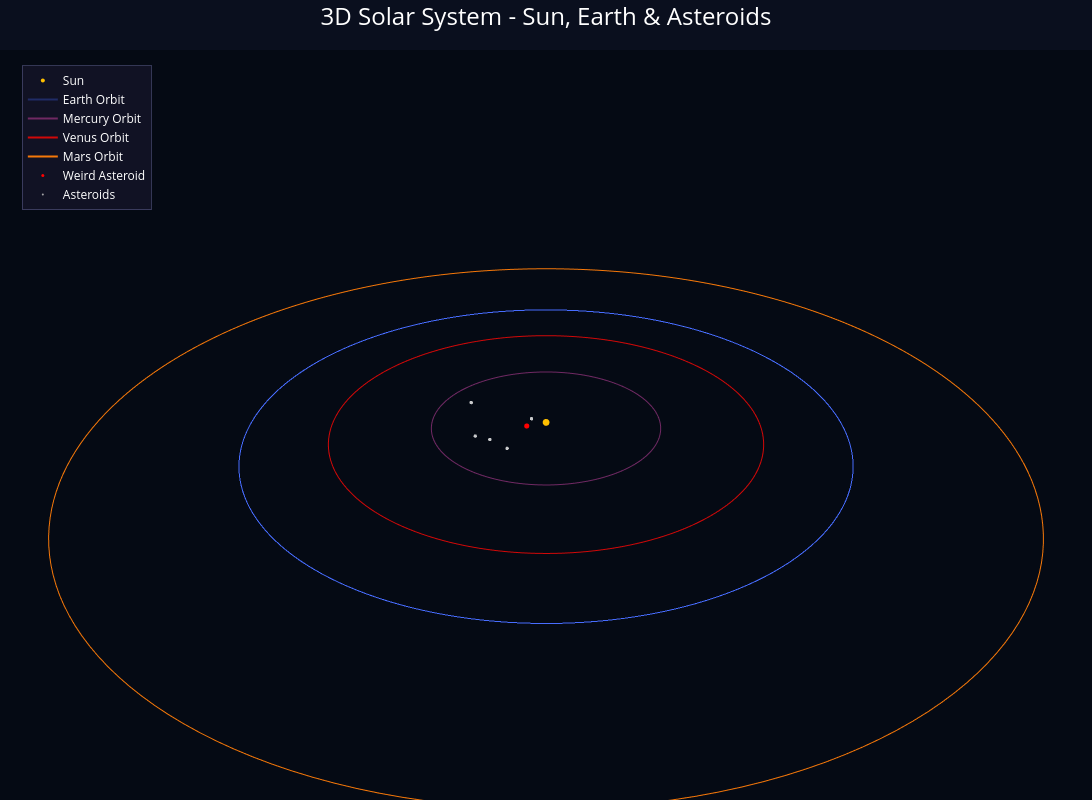

This figure's notebook cell:
### Code cell
weird_asteroid = (0.09090909090909105, 0.0001, 0.0222222222222222, 0.0001, 0.0001, 0.0001)

x = weird_asteroid[0]
y = weird_asteroid[1]
z = weird_asteroid[2]

dr = 0.2
near_x = ((state_vectors[:,0] < x+dr) & (state_vectors[:,0] > x-dr))
near_y = ((state_vectors[:,1] < y+dr) & (state_vectors[:,1] > y-dr))
near_z = ((state_vectors[:,2] < z+dr) & (state_vectors[:,2] > z-dr))

near = state_vectors[(near_x & near_y & near_z)]

# Create figure
fig = go.Figure()


fig.add_trace(go.Scatter3d(
    x=[0], y=[0], z=[0],
    mode='markers',
    marker=dict(
        size=4,
        color='#FFBF00'
        #symbol='circle'
    ),
    name='Sun',
    hoverinfo='name'
))

# Earth's orbit path
theta = np.linspace(0, 2 * np.pi, 200)
earth_orbit_x = r_earth[0] * np.cos(theta)
earth_orbit_y = r_earth[0] * np.sin(theta)
earth_orbit_z = np.zeros_like(theta)

fig.add_trace(go.Scatter3d(
    x=earth_orbit_x, y=earth_orbit_y, z=earth_orbit_z,
    mode='lines',
    line=dict(color='rgba(68,102,255,0.3)', width=2),
    name='Earth Orbit',
    hoverinfo='name'
))

# Mercury orbit path
theta = np.linspace(0, 2 * np.pi, 200)
mercury_orbit_x = r_mercury[0] * np.cos(theta)
mercury_orbit_y = r_mercury[0] * np.sin(theta)
mercury_orbit_z = np.zeros_like(theta)

fig.add_trace(go.Scatter3d(
    x=mercury_orbit_x, y=mercury_orbit_y, z=mercury_orbit_z,
    mode='lines',
    line=dict(color='#702963', width=2),
    name='Mercury Orbit',
    hoverinfo='name'
))

# Venus orbit path
theta = np.linspace(0, 2 * np.pi, 200)
venus_orbit_x = r_venus[0] * np.cos(theta)
venus_orbit_y = r_venus[0] * np.sin(theta)
venus_orbit_z = np.zeros_like(theta)

fig.add_trace(go.Scatter3d(
    x=venus_orbit_x, y=venus_orbit_y, z=venus_orbit_z,
    mode='lines',
    line=dict(color='#D10808', width=2),
    name='Venus Orbit',
    hoverinfo='name'
))

# Mars orbit path
theta = np.linspace(0, 2 * np.pi, 200)
mars_orbit_x = r_mars[0] * np.cos(theta)
mars_orbit_y = r_mars[0] * np.sin(theta)
mars_orbit_z = np.zeros_like(theta)

fig.add_trace(go.Scatter3d(
    x=mars_orbit_x, y=mars_orbit_y, z=mars_orbit_z,
    mode='lines',
    line=dict(color='#F67809', width=2),
    name='Mars Orbit',
    hoverinfo='name'
))

fig.add_trace(go.Scatter3d(
    x=[weird_asteroid[0]], y=[weird_asteroid[1]], z=[weird_asteroid[2]],
    mode='markers',
    marker=dict(
        size=3,
        color='red',
        symbol='circle'
    ),
    name='Weird Asteroid',
    hoverinfo='name'
))

fig.add_trace(go.Scatter3d(
    x=near[:,0], y=near[:,1], z=near[:,2],
    mode='markers',
    marker=dict(
        size=2,
        color='rgba(200,200,200,0.8)',
        symbol='circle'
    ),
    name='Asteroids',
    hoverinfo='name'
))

# Layout with dark background
fig.update_layout(
    title={
        'text': '3D Solar System - Sun, Earth & Asteroids',
        'x': 0.5,
        'xanchor': 'center',
        'font': {'size': 24, 'color': 'white'}
    },
    scene=dict(
        xaxis=dict(
            showbackground=False,
            showgrid=False,
            showticklabels=False,
            title='',
            showspikes=False,
            visible=False
        ),
        yaxis=dict(
            showbackground=False,
            showgrid=False,
            showticklabels=False,
            title='',
            showspikes=False,
            visible=False
        ),
        zaxis=dict(
            showbackground=False,
            showgrid=False,
            showticklabels=False,
            title='',
            showspikes=False,
            visible=False
        ),
        camera=dict(
            eye=dict(x=1.5, y=1.5, z=1.2),
            center=dict(x=0, y=0, z=0)
        ),
        aspectmode='data',
        bgcolor='rgb(5,10,20)'
    ),
    paper_bgcolor='rgb(10,15,30)',
    showlegend=True,
    legend=dict(
        x=0.02,
        y=0.98,
        bgcolor='rgba(20,20,40,0.8)',
        bordercolor='rgba(100,100,150,0.5)',
        borderwidth=1,
        font=dict(color='white', size=12)
    ),
    margin=dict(l=0, r=0, t=50, b=0),
    width=1200,
    height=800
)

# Show the plot
fig.show()

### Figure 1 — Plotly figure (JSON) as saved in the notebook; plotly's stock layout.template omitted (floating-point values rounded to 4 significant figures; data arrays with more than 128 entries replaced by an {"elided": "..."} marker saying what was removed)
{"data": [{"hoverinfo": "name", "marker": {"color": "#FFBF00", "size": 4}, "mode": "markers", "name": "Sun", "type": "scatter3d", "x": [0], "y": [0], "z": [0]}, {"hoverinfo": "name", "line": {"color": "rgba(68,102,255,0.3)", "width": 2}, "mode": "lines", "name": "Earth Orbit", "type": "scatter3d", "x": {"elided": "200 float values"}, "y": {"elided": "200 float values"}, "z": {"elided": "200 float values"}}, {"hoverinfo": "name", "line": {"color": "#702963", "width": 2}, "mode": "lines", "name": "Mercury Orbit", "type": "scatter3d", "x": {"elided": "200 float values"}, "y": {"elided": "200 float values"}, "z": {"elided": "200 float values"}}, {"hoverinfo": "name", "line": {"color": "#D10808", "width": 2}, "mode": "lines", "name": "Venus Orbit", "type": "scatter3d", "x": {"elided": "200 float values"}, "y": {"elided": "200 float values"}, "z": {"elided": "200 float values"}}, {"hoverinfo": "name", "line": {"color": "#F67809", "width": 2}, "mode": "lines", "name": "Mars Orbit", "type": "scatter3d", "x": {"elided": "200 float values"}, "y": {"elided": "200 float values"}, "z": {"elided": "200 float values"}}, {"hoverinfo": "name", "marker": {"color": "red", "size": 3, "symbol": "circle"}, "mode": "markers", "name": "Weird Asteroid", "type": "scatter3d", "x": [0.09091], "y": [0.0001], "z": [0.02222]}, {"hoverinfo": "name", "marker": {"color": "rgba(200,200,200,0.8)", "size": 2, "symbol": "circle"}, "mode": "markers", "name": "Asteroids", "type": "scatter3d", "x": [0.21, 0.1046, -0.109, 0.1821, 0.1577], "y": [0.03217, -0.173, -0.1838, -0.1719, -0.1879], "z": [-0.0003497, -0.09595, -0.1011, 0.07995, -0.06648]}], "layout": {"height": 800, "legend": {"bgcolor": "rgba(20,20,40,0.8)", "bordercolor": "rgba(100,100,150,0.5)", "borderwidth": 1, "font": {"color": "white", "size": 12}, "x": 0.02, "y": 0.98}, "margin": {"b": 0, "l": 0, "r": 0, "t": 50}, "paper_bgcolor": "rgb(10,15,30)", "scene": {"aspectmode": "data", "bgcolor": "rgb(5,10,20)", "camera": {"center": {"x": 0, "y": 0, "z": 0}, "eye": {"x": 1.5, "y": 1.5, "z": 1.2}}, "xaxis": {"showbackground": false, "showgrid": false, "showspikes": false, "showticklabels": false, "title": {"text": ""}, "visible": false}, "yaxis": {"showbackground": false, "showgrid": false, "showspikes": false, "showticklabels": false, "title": {"text": ""}, "visible": false}, "zaxis": {"showbackground": false, "showgrid": false, "showspikes": false, "showticklabels": false, "title": {"text": ""}, "visible": false}}, "showlegend": true, "title": {"font": {"color": "white", "size": 24}, "text": "3D Solar System - Sun, Earth & Asteroids", "x": 0.5, "xanchor": "center"}, "width": 1200}}
